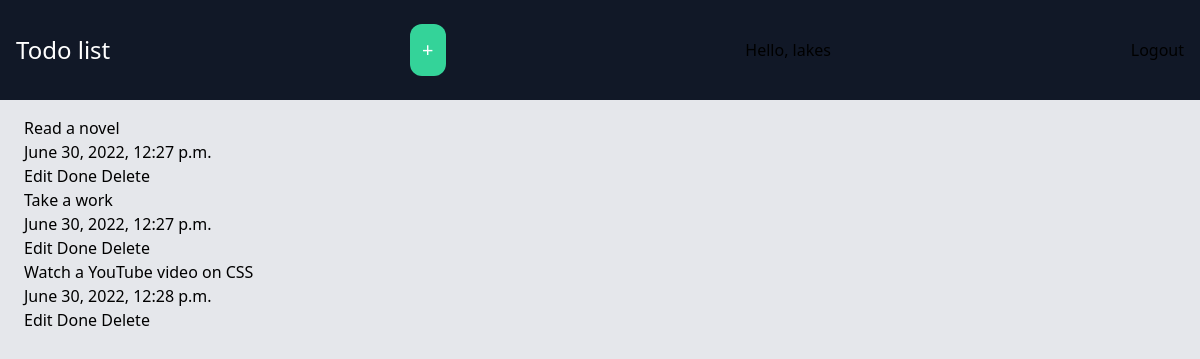
The page / (signed in) on the database its author committed.
### todo/models.py (models this page shows, shortened)
class Task(models.Model):
    user = models.ForeignKey(User, on_delete=models.CASCADE)
    title = models.CharField(max_length=255)
    completed = models.BooleanField(default=False)
    created_at = models.DateTimeField(auto_now_add=True)

### todo/views.py (the view)
# urls.py: 2. Add a URL to urlpatterns:  path('', views.home, name='home')
@login_required(login_url='loginpage')
def home(request):
    tasks = Task.objects.filter(user=request.user)
    return render(request, "todo/homepage.html", {'tasks': tasks})

### todo/templates/todo/homepage.html (shortened to what this page needs)
{% extends 'todo/base.html' %}
{% block nav %}
    <a href="{% url 'add' %}" class="p-3 bg-emerald-400 text-white text-xl rounded-xl">+</a>
    <span> Hello, {{request.user}}</span>
    <span><a href="{% url 'logout' %}">Logout</a></span>
{% endblock nav %}
{% block content%}
    {% for task in tasks %}
        <h3>{{ task.title }}</h3>
        <h4>{{ task.created_at }}</h4>
        <a href="{% url 'edit' task.id %}"> Edit</a>
        <a href=""> Done</a>
        <a href="{% url 'delete' task.id %}"> Delete</a>
    {% empty %}
        <a href="{% url 'add' %}"> Add your first task</a>
    {% endfor %}
{% endblock content%}

### rows shown on the page
Task: title "Read a novel", created_at "June 30, 2022, 12:27 p.m."
Task: title "Take a work", created_at "June 30, 2022, 12:27 p.m."
Task: title "Watch a YouTube video on CSS", created_at "June 30, 2022, 12:28 p.m."

### other values the page prints
{{ request.user }} "lakes"
